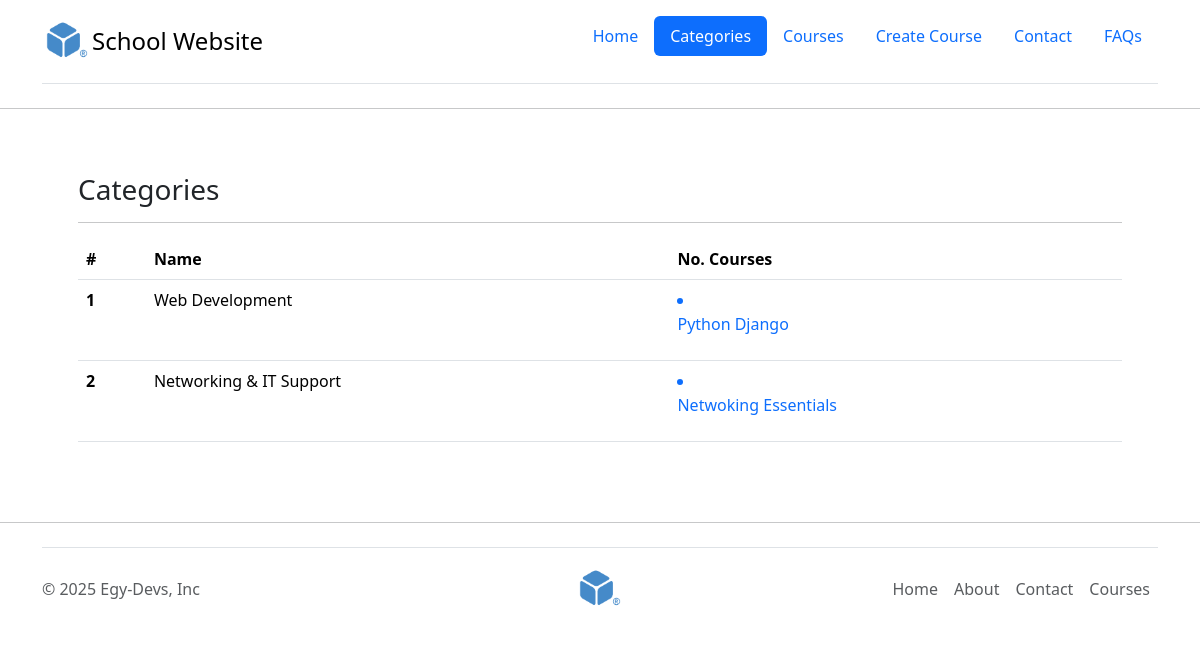
/cats/, run on an earlier commit of the app's database.
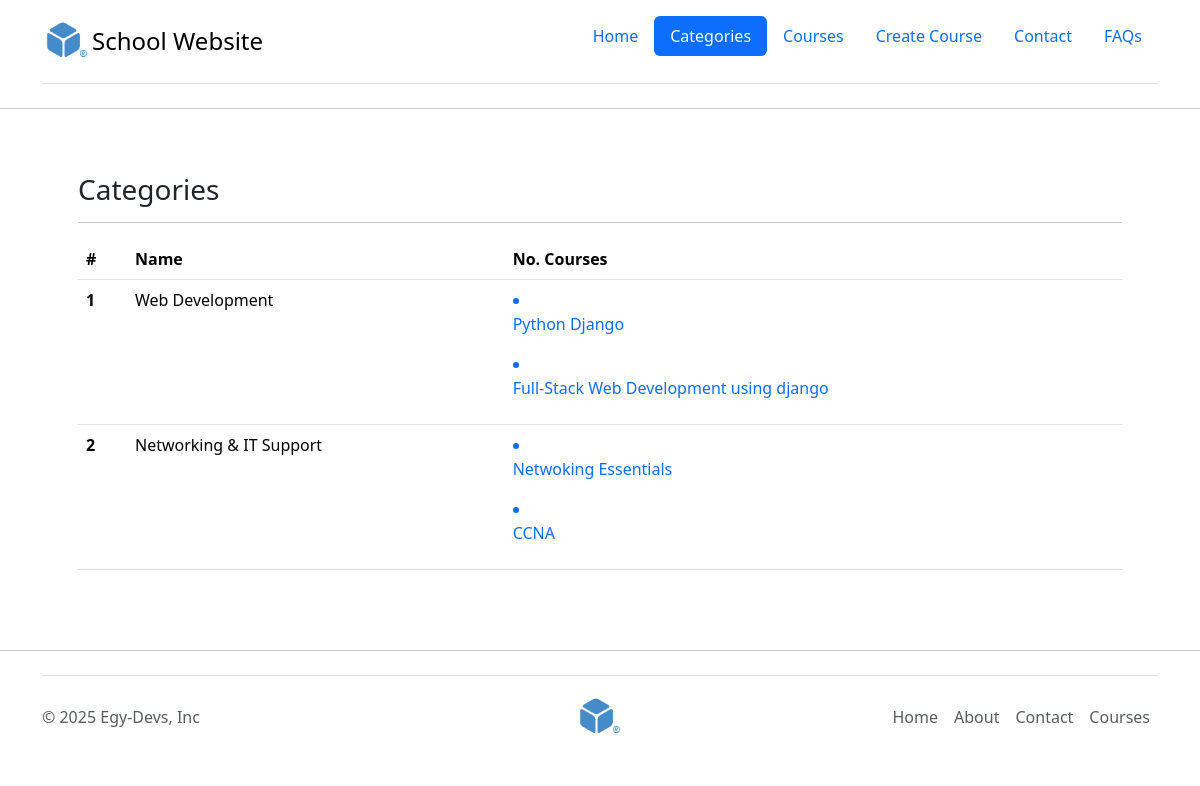
And on a later commit of the database.
### core/models.py (models this page shows, shortened)
class Category(models.Model):
    name = models.CharField(max_length=150, unique=True) # #1 Web Developement (Django - ReactJs - ...) - #2 Data Science - #3 Marketing
    class Meta:
        verbose_name_plural = 'Categories' # Categroys

class Course(models.Model): # Courses Table in database core_course
    LEVEL_CHOICES = (
        ('beginner', 'Beginner'),
        ('intermediate', 'Intermediate'),
        ('advacned', 'Advacned'),
    )
    cat = models.ForeignKey(Category, on_delete=models.SET_NULL, null=True, related_name='courses') # one-to-many (Web Develope | Networking) | cat_id = 1 , 2 , 3
    title = models.CharField(max_length=200, unique=True) # default (required) not nullable | string
    description = models.TextField() # Big string
    level = models.CharField(max_length=200, choices=LEVEL_CHOICES)
    price = models.DecimalField(max_digits=5, decimal_places=2, default=0.00, null=True, blank=True) # 159.99 $ | Decimals digits
    pub_date = models.DateField(null=True, blank=True)
    featured = models.BooleanField(default=False) # True, False
    image = models.ImageField(upload_to='courses', default='default.png', blank=True) # png, jpg | max_size: 2MB
    class Meta: # options
        verbose_name = 'Course'
        verbose_name_plural = 'Courses'
        get_latest_by = 'pub_date'

### core/views.py (the view)
# urls.py: path('cats/', cats, name='cats'),
def cats(request):
    cats = Category.objects.all()
    context = {
        'page_title' : 'Categories',
        'name' : 'Omar',
        'cats':cats
    }
    return render(request, "cats.html", context)

### core/templates/cats.html (shortened to what this page needs)
{% extends 'layout/base.html' %}
{% block content %}
<div class="container p-5">
    <h3>Categories</h3>
    <hr>
    <table class="table">
        <thead>
            <tr>
                <th scope="col">#</th>
                <th scope="col">Name</th>
                <th scope="col">No. Courses</th>
            </tr>
        </thead>
        <tbody>
            {% for cat in cats %}
            <tr>
                <th scope="row">{{forloop.counter}}</th>
                <td>{{cat.name}}</td>
                <td>
                        {% for course in cat.courses.all %}
                        <a href="{% url 'course' course.id %}" style="text-decoration: none;">
                            <li>
                                <p>{{course.title}}</p>
                            </li>
                        </a>
                    {% endfor %}
                </td>
            </tr>
            {% endfor %}
        </tbody>
    </table>
</div>
{% endblock %}

What changed in the data, as far as the page shows it:
added Course: title "Full-Stack Web Development using django", shown under Category "Web Development"
added Course: title "CCNA", shown under Category "Networking & IT Support"
